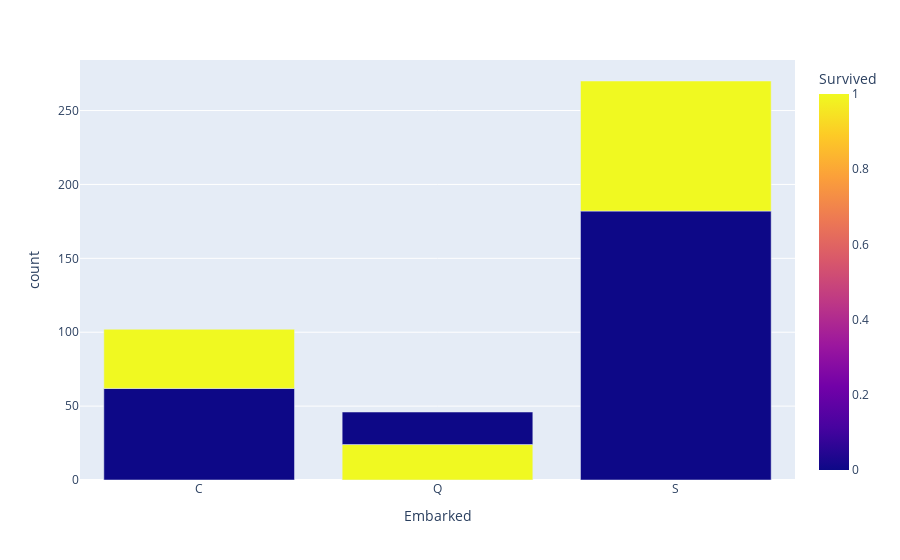

This figure's notebook cell:
### Code cell
portwise = df.groupby('Embarked', as_index=False)['Survived'].value_counts()
px.bar(portwise,x='Embarked',y='count',color='Survived')

### Figure 1 — Plotly figure (JSON) as saved in the notebook; plotly's stock layout.template omitted (floating-point values rounded to 4 significant figures)
{"data": [{"alignmentgroup": "True", "hovertemplate": "Embarked=%{x}<br>count=%{y}<br>Survived=%{marker.color}<extra></extra>", "legendgroup": "", "marker": {"color": [0, 1, 1, 0, 0, 1], "coloraxis": "coloraxis", "pattern": {"shape": ""}}, "name": "", "offsetgroup": "", "orientation": "v", "showlegend": false, "textposition": "auto", "type": "bar", "x": ["C", "C", "Q", "Q", "S", "S"], "xaxis": "x", "y": [62, 40, 24, 22, 182, 88], "yaxis": "y"}], "layout": {"barmode": "relative", "coloraxis": {"colorbar": {"title": {"text": "Survived"}}, "colorscale": [[0, "#0d0887"], [0.1111, "#46039f"], [0.2222, "#7201a8"], [0.3333, "#9c179e"], [0.4444, "#bd3786"], [0.5556, "#d8576b"], [0.6667, "#ed7953"], [0.7778, "#fb9f3a"], [0.8889, "#fdca26"], [1, "#f0f921"]]}, "legend": {"tracegroupgap": 0}, "margin": {"t": 60}, "xaxis": {"anchor": "y", "domain": [0, 1], "title": {"text": "Embarked"}}, "yaxis": {"anchor": "x", "domain": [0, 1], "title": {"text": "count"}}}}
